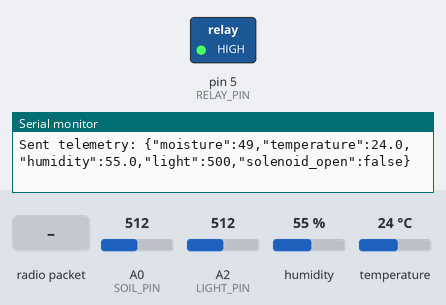
This sketch was run on a simulated Arduino Uno, built with avr-gcc and run on an emulated ATmega328P. On the bench: switched loads named in the sketch (green lamp = pin HIGH), the last lines printed to the serial monitor. The test bench sets the inputs (shaded band); at power-on: A0 (SOIL_PIN) = 512, A2 (LIGHT_PIN) = 512, humidity 55 %, temperature 24 °C. No radio packets arrive unless stated.

Above: at 10.9 s.
11.0 s: A0 (SOIL_PIN) set to 639
21.4 s: A0 (SOIL_PIN) set to 659
At 31.5 s:
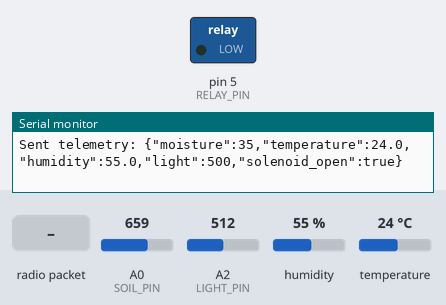
41.9 s: radio packet "CLOSE" arrives
At 50.9 s:
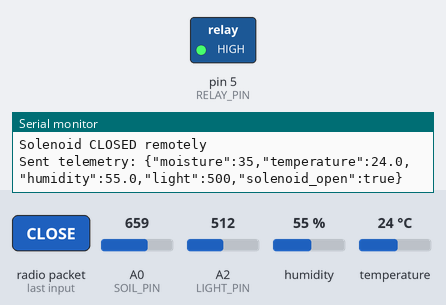
59.6 s: A0 (SOIL_PIN) set to 716
Timing chart, 0 to 62.6 s (numbered marks = the images above; inputs shaded):
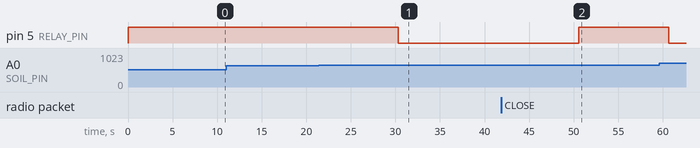

Measured:
- the behaviour switches between 650 and 651 on A0 (SOIL_PIN) (found by bisection; images 0 and 1)
- after the input at 21.4 s, pin 5 (RELAY_PIN): HIGH → LOW after 8.9 s
- after the input at 41.9 s, pin 5 (RELAY_PIN): LOW → HIGH after 8.7 s

The sketch:

sender1.ino
```cpp
#include <SPI.h>
#include <LoRa.h>
#include <DHT.h>

// ─── PINS ────────────────────────────────────────
#define DHTPIN          3
#define DHTTYPE         DHT22
#define SOIL_PIN        A0
#define LIGHT_PIN       A2
#define RELAY_PIN       5

#define LORA_SS         10
#define LORA_RST        9
#define LORA_DIO0       2

const int MOISTURE_DRY_RAW = 650;

DHT dht(DHTPIN, DHTTYPE);

void setup() {
  Serial.begin(9600);
  while (!Serial);

  dht.begin();

  pinMode(RELAY_PIN, OUTPUT);
  digitalWrite(RELAY_PIN, HIGH);

  Serial.println("Arduino Uno LoRa Sender starting...");

  LoRa.setPins(LORA_SS, LORA_RST, LORA_DIO0);

  if (!LoRa.begin(433E6)) {
    Serial.println("LoRa init failed!");
    while (1);
  }

  LoRa.setSyncWord(0xF3);
  LoRa.setSpreadingFactor(12);
  LoRa.setSignalBandwidth(125E3);
  LoRa.setCodingRate4(5);

  Serial.println("Sender ready");
}

void loop() {
    // ─── Read sensors first (your existing code) ────────────────────────
    float humidity    = dht.readHumidity();
    float temperature = dht.readTemperature();
    int soilRaw       = analogRead(SOIL_PIN);
    int lightRaw      = analogRead(LIGHT_PIN);

    if (isnan(humidity) || isnan(temperature)) {
        Serial.println("DHT read error!");
        delay(5000);
        return;
    }

    bool solenoidOn = (soilRaw > MOISTURE_DRY_RAW);
    digitalWrite(RELAY_PIN, solenoidOn ? LOW : HIGH);

    // Build payload
    String payload = "{";
    payload += "\"moisture\":" + String(map(soilRaw, 1023, 0, 0, 100)) + ",";
    payload += "\"temperature\":" + String(temperature, 1) + ",";
    payload += "\"humidity\":" + String(humidity, 1) + ",";
    payload += "\"light\":" + String(map(lightRaw, 0, 1023, 0, 1000)) + ",";
    payload += "\"solenoid_open\":" + String(solenoidOn ? "true" : "false");
    payload += "}";

    // ─── Handle BOTH incoming packets and sending ───────────────────────
    int packetSize = LoRa.parsePacket();   // ← ONLY ONE declaration here

    if (packetSize) {
        String received = "";
        while (LoRa.available()) {
            received += (char)LoRa.read();
        }
        received.trim();

        Serial.print("Received via LoRa: [");
        Serial.print(received);
        Serial.print("]  RSSI: ");
        Serial.println(LoRa.packetRssi());

        // Check if this is a COMMAND from gateway (OPEN / CLOSE)
        String cmd = received;
        cmd.toUpperCase();

        if (cmd == "OPEN") {
            digitalWrite(RELAY_PIN, LOW);
            solenoidOn = true;
            Serial.println("Solenoid OPENED remotely");
        }
        else if (cmd == "CLOSE") {
            digitalWrite(RELAY_PIN, HIGH);
            solenoidOn = false;
            Serial.println("Solenoid CLOSED remotely");
        }
        // You can add more commands later, e.g. "STATUS", "AUTO"
    }

    // ─── Send telemetry (every loop, as before) ─────────────────────────
    LoRa.beginPacket();
    LoRa.print(payload);
    LoRa.endPacket();

    Serial.print("Sent telemetry: ");
    Serial.println(payload);

    delay(10000);  // or your preferred interval
}
```
